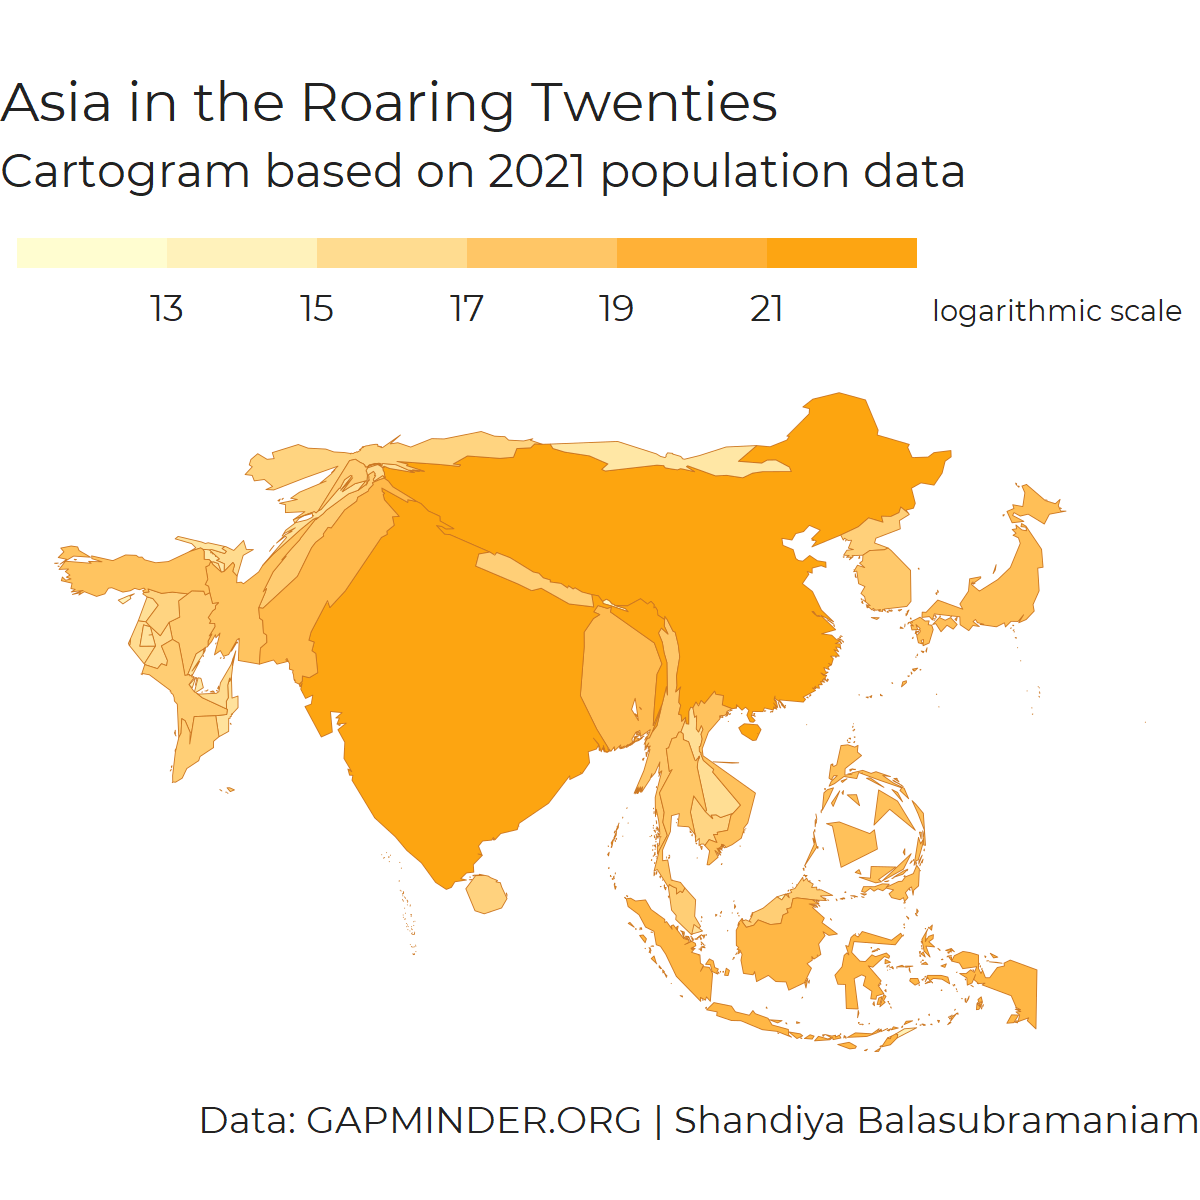

The R source for this figure:

# 30DayMapChallenge Day 12: Population - Cartogram of 2021 Popoulation in Asia
# Shandiya Balasubramaniam
# 12 November 2021

library(here)
library(maptools)
library(cartogram)
library(sf)
library(tidyverse)
library(countrycode)
library(extrafont)

# data---------

# spdf from maptools
data(wrld_simpl) 
# world pop data from gapminder
pop <- read_csv(here("data", "population_total.csv"), show_col_types = FALSE)

# wrangling------------

asia <- wrld_simpl[wrld_simpl$REGION == 142, ]

asia_sf <- asia %>% 
  st_as_sf(.,) %>% 
  st_set_crs(., 4326) %>% 
  st_transform(., 3395) 

asia_iso2 <- as.vector(asia$ISO2)

pop_asia_2021 <- pop %>%
  select(country, pop_2021 = '2021') %>% 
  mutate(ISO2 = countrycode(country, origin = 'country.name', destination = "iso2c")) %>% 
  filter(ISO2 %in% asia_iso2) %>% 
  separate(pop_2021, into = c('numbers', 'multipl'), sep = -1, remove = FALSE, convert = TRUE) %>% 
  mutate(actual_pop = case_when(
    multipl == "M" ~ numbers*1000000,
    multipl == "k" ~ numbers*1000,
    multipl == "B" ~ numbers*1000000000,
  )) %>% 
  mutate(log_pop = log(actual_pop))

all_data <- asia_sf %>% 
  left_join(., pop_asia_2021, by = "ISO2") %>% 
  select(ISO2, NAME, country, actual_pop, log_pop)

cart <- cartogram_cont(all_data, weight = "actual_pop")

# plot------------------

ggplot(data = cart) +
  geom_sf(aes(fill = log_pop), colour = "#cc7722", lwd = 0.1) +
  coord_sf() +
  theme_void() +
  labs(
    title = "Asia in the Roaring Twenties",
    subtitle = "Cartogram based on 2021 population data",
    caption = "Data: GAPMINDER.ORG | Shandiya Balasubramaniam"
    ) +
  scale_fill_gradient(
    low = "#fffdd0",  
    high = "#fda50f", 
    n.breaks = 5,
    guide = guide_colorsteps(
      barwidth = 15,
      barheight = 0.5,
      title = "logarithmic scale",
      title.position = "right",
      title.vjust = 0.1)
    ) +
  theme(
    text = element_text(family = "Montserrat", colour = "#222222"),
    legend.position = "top",
    legend.margin = margin(t = 10, b = 2),
    legend.title = element_text(size = 7),
    legend.text = element_text(margin = margin(t = 3)),
    plot.background = element_rect(fill = 'white', colour = 'white'),
    panel.background = element_rect(fill = 'white', colour = 'white')) 

  ggsave(here("submissions", "12_population", "12_population.png"),
       type = "cairo", width = 4, height = 4, units = "in")    
